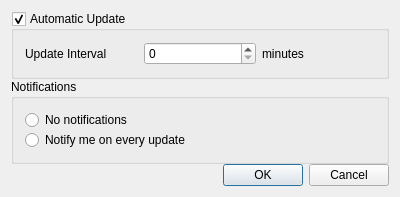
<?xml version="1.0" encoding="UTF-8"?>
<ui version="4.0">
 <class>MainWindow</class>
 <widget class="QMainWindow" name="MainWindow">
  <property name="geometry">
   <rect>
    <x>0</x>
    <y>0</y>
    <width>400</width>
    <height>196</height>
   </rect>
  </property>
  <property name="windowTitle">
   <string>Currency Monitor Settings</string>
  </property>
  <property name="windowIcon">
   <iconset resource="images.qrc">
    <normaloff>:/images/icon.png</normaloff>:/images/icon.png</iconset>
  </property>
  <widget class="QWidget" name="centralWidget">
   <layout class="QGridLayout" name="gridLayout">
    <property name="verticalSpacing">
     <number>0</number>
    </property>
    <item row="1" column="0">
     <widget class="QGroupBox" name="groupBox_2">
      <property name="title">
       <string>Notifications</string>
      </property>
      <layout class="QGridLayout" name="gridLayout_3">
       <property name="verticalSpacing">
        <number>0</number>
       </property>
       <item row="0" column="0">
        <widget class="QRadioButton" name="noNotificationRadio">
         <property name="text">
          <string>No notifications</string>
         </property>
        </widget>
       </item>
       <item row="1" column="0">
        <widget class="QRadioButton" name="updateNotificationRadio">
         <property name="text">
          <string>Notify me on every update</string>
         </property>
        </widget>
       </item>
      </layout>
     </widget>
    </item>
    <item row="0" column="0">
     <widget class="QGroupBox" name="updateGroupBox">
      <property name="title">
       <string>Automatic Update</string>
      </property>
      <property name="checkable">
       <bool>true</bool>
      </property>
      <layout class="QGridLayout" name="gridLayout_2">
       <property name="verticalSpacing">
        <number>0</number>
       </property>
       <item row="0" column="0">
        <layout class="QHBoxLayout" name="horizontalLayout">
         <item>
          <widget class="QLabel" name="label">
           <property name="text">
            <string>Update Interval</string>
           </property>
          </widget>
         </item>
         <item>
          <widget class="QSpinBox" name="updateInterval">
           <property name="maximum">
            <number>9999</number>
           </property>
          </widget>
         </item>
         <item>
          <widget class="QLabel" name="label_2">
           <property name="text">
            <string>minutes</string>
           </property>
          </widget>
         </item>
        </layout>
       </item>
      </layout>
     </widget>
    </item>
    <item row="2" column="0">
     <widget class="QDialogButtonBox" name="buttonBox">
      <property name="standardButtons">
       <set>QDialogButtonBox::Cancel|QDialogButtonBox::Ok</set>
      </property>
     </widget>
    </item>
   </layout>
  </widget>
 </widget>
 <layoutdefault spacing="6" margin="11"/>
 <resources>
  <include location="images.qrc"/>
 </resources>
 <connections/>
</ui>
